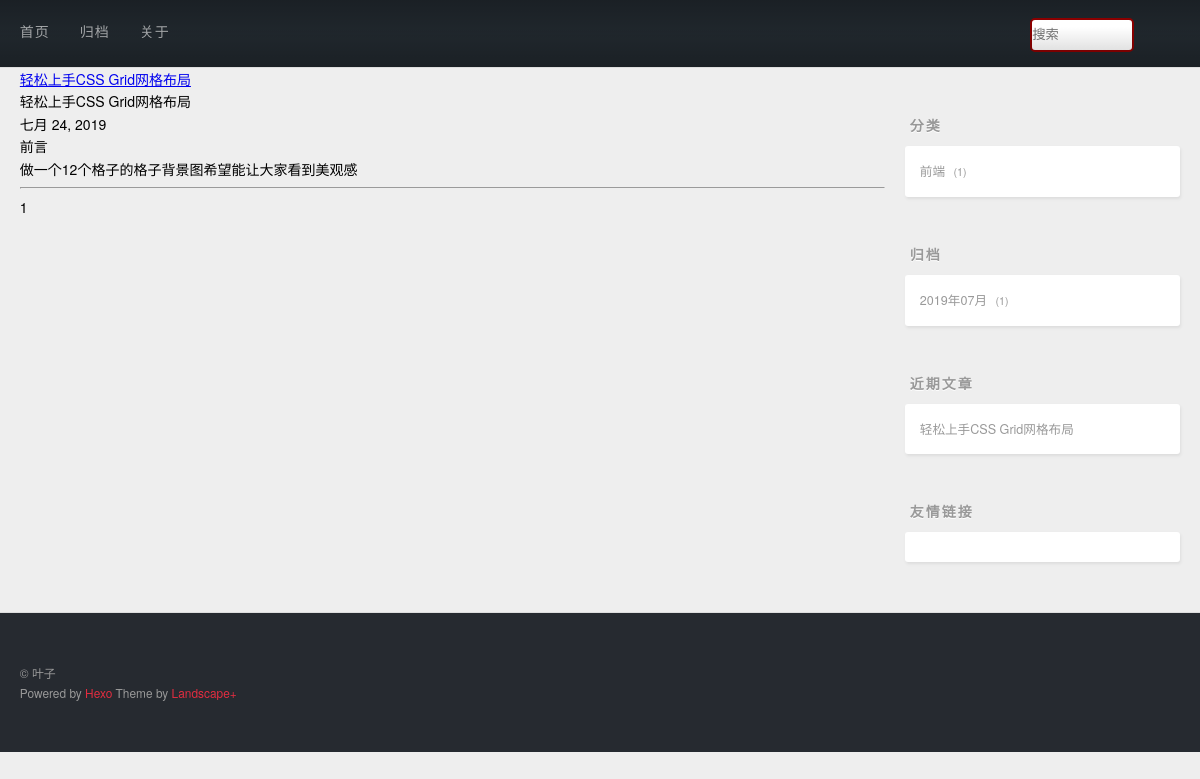
The app's page /, older data.
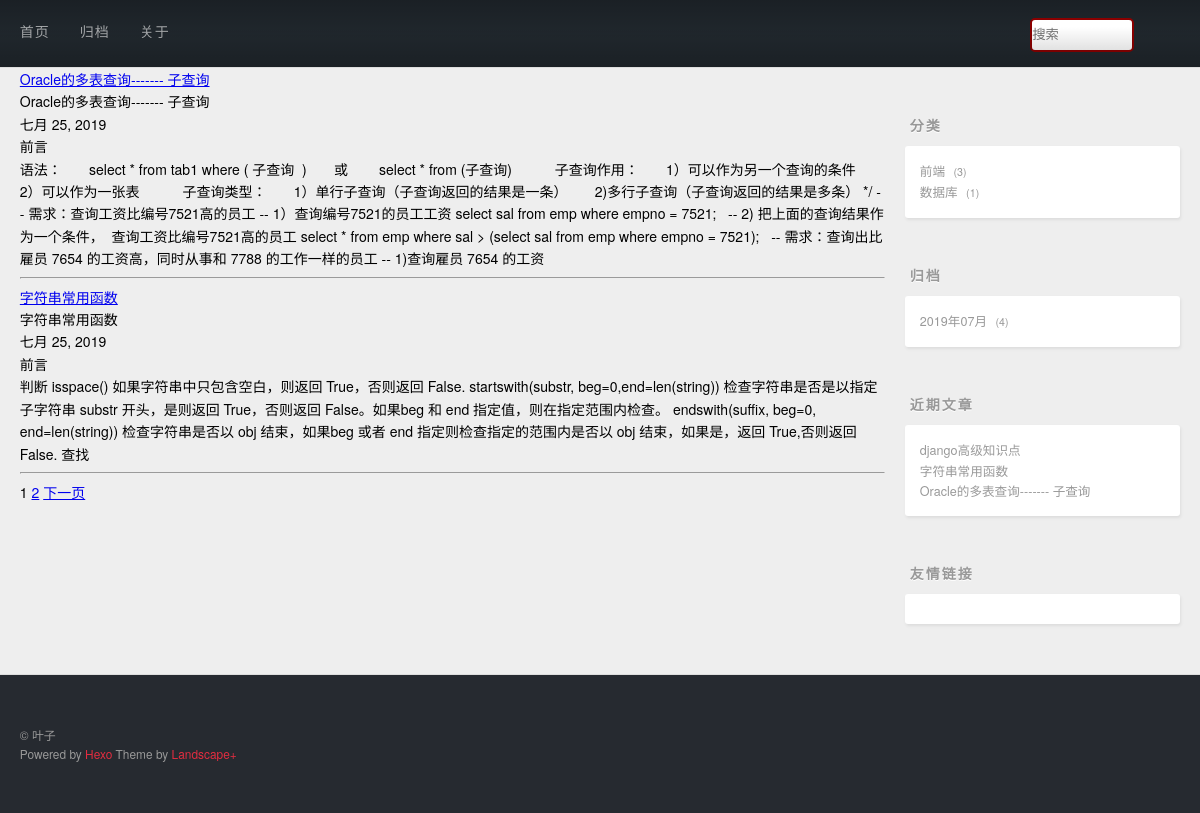
The same page, newer data.
### post/models.py (models this page shows, shortened)
class Post(models.Model):
    title = models.CharField(max_length=128,unique=True)
    desc = models.TextField()
    content = models.TextField()
    created = models.DateField(auto_now_add=True)
    modified = models.DateField(auto_now_add=True)
    category = models.ForeignKey(Category,on_delete=models.CASCADE)
    tags = models.ManyToManyField(Tags)
    class Meta:
        db_table = 't_post'
        verbose_name_plural = '帖子'

### post/views.py (the view)
# urls.py: url('^$', views.index),
def index(request,pageno=1):
    postList = Post.objects.all().order_by('-created')
    p=Paginator(postList,2)
    page = p.page(pageno)
    return render(request,'index.html',{'page':page,'pageRange':p.page_range})

### post/countextprocessors.py (called while the page is built)
def getrightinfo(request):
    from django.db.models import Count
    cate_posts = Post.objects.values('category__cname','category').annotate(count=Count('*')).order_by('-count')
    from django.db import connection
    cursor=connection.cursor()
    arc_posts = cursor.execute("select created,count('*') as count from t_post group by strftime('%Y-%m',created) order by count desc")
    recent_posts = Post.objects.order_by('-id')[:3]
    return {'cate_posts':cate_posts,'recent_posts':recent_posts,'arc_posts':arc_posts}

### templates/index.html (shortened to what this page needs)
{% extends 'base.html' %}
{% block main %}
    {% for post in page %}
        <div class="post">
            <div>
                <a href="/post/{{ post.id }}">{{ post.title }}</a>
            </div>
            <div>{{ post.title }}</div>
            <div>{{ post.created }}</div>
            <div><h4>前言</h4>{{ post.desc }}</div>
        </div>
        <hr>
    {% endfor %}
    <div>
        <ul>
            {% for i in pageRange  %}
                {% if i == page.number %}
                {{ i }}
                {% else %}
                <a href="/page/{{ i }}/">{{ i }}</a>
                {% endif %}
            {% endfor %}
            {% if page.has_next %}
                <a href="/page/{{ page.next_page_number }}">下一页</a>
            {% endif %}
        </ul>
    </div>
{% endblock %}

### templates/base.html (shortened to what this page needs)
{% load staticfiles %}
<!DOCTYPE html>
<html lang="en">
<head>
    <link rel="stylesheet" type="text/css" href="{% static 'css/style.css' %}">
</head>
<body>
    <div id="container">
        <div id="wrap">
            {% include 'header.html' %}
            <div class="outer">
                <div id="main">
                    {% block main %}
                    {% endblock main %}
                </div>
                {% include 'right.html' %}
            </div>
            {% include 'footer.html' %}
        </div>
    </div>
</body>
</html>

### templates/header.html
<header id="header">
  <div id="banner"></div>
  <div id="header-outer" class="outer">
    <div id="header-inner" class="inner">
      <nav id="main-nav">
          <a class="main-nav-link" href="/">首页</a>
          <a class="main-nav-link" href="/archive/">归档</a>
          <a class="main-nav-link" href="/aboutme" target="_blank">关于</a>
      </nav>
        <div class="d1">
	  <form method="get" action="/search/">
	    <input type="text" name="q" placeholder="搜索">
	  </form>
	</div>
    </div>
  </div>
</header>

### templates/right.html (shortened to what this page needs)
<aside id="sidebar">
  <div class="widget-wrap">
    <h3 class="widget-title">分类</h3>
    <div class="widget">
      <ul class="category-list">
          {% for cate_post in cate_posts %}
            <li class="category-list-item">
              <a class="category-list-link" href="/category/{{ cate_post.category }}/">{{ cate_post.category__cname }}</a>
              <span class="category-list-count">{{ cate_post.count }}</span>
            </li>
          {% endfor %}
      </ul>
      </div>
  </div>
  <div class="widget-wrap">
    <h3 class="widget-title">归档</h3>
    <div class="widget">
      <ul class="archive-list">
            {% for ap in arc_posts %}
            <li class="archive-list-item">
                <a class="archive-list-link" href="/archive/{{ ap.0|date:'Y' }}/{{ ap.0|date:'m' }}/">{{ ap.0|date:'Y年m月' }} </a>
                <span class="archive-list-count">{{ ap.1 }}</span>
            </li>
          {% endfor %}
      </ul>
    </div>
  </div>
  <div class="widget-wrap">
    <h3 class="widget-title">近期文章</h3>
    <div class="widget">
      <ul>
            {% for rp in recent_posts %}
                <li>
                    <a href="/post/{{ rp.id }}/" target="_blank">{{ rp.title }}</a>
                </li>
            {% endfor %}
      </ul>
    </div>
  </div>
  <div class="widget-wrap">
    <h3 class="widget-title">友情链接</h3>
    <div class="widget">
    </div>
  </div>
</aside>

### templates/footer.html
<footer id="footer">
  <div class="outer">
    <div id="footer-info" class="inner">
      © 叶子<br>
      Powered by <a href="http://zespia.tw/hexo/" target="_blank">Hexo</a>
      Theme by <a href="https://github.com/xiangming/landscape-plus" target="_blank">Landscape+</a>
    </div>
  </div>
</footer>

### templates/base.html (style rules this page uses)
form { position: relative; width: 150px; margin: 0 auto; }
.d1 { float: right; line-height: 67px; }
.d1 input { width: 100px; height: 30px; border: 2px solid darkred; border-radius: 5px; outline: none; background: white; color: #1e242a; }

Row changes from the older to the newer data that the page shows:
no longer on this page (row edited): Post: title "轻松上手CSS Grid网格布局", created "七月 24, 2019", desc "做一个12个格子的格子背景图希望能让大家看到美观感"
added Post: title "Oracle的多表查询------- 子查询", created "七月 25, 2019", desc "语法： select * from tab1 where ( 子查询 ) 或 select * from (子查询) 子查询作用： 1）可以作为另一个查询的条件 2）可以作为一张表 子查询类型： 1）单行子查询（子查询返回的结果是一条） 2)多行子查询（子查询返回的结果是多条） */ -- 需求：查询工资比编号7521高的员工 -- 1）查询编号7521的员工工资 select sal from emp where empno = 7521; -- 2) 把上面的查询结果作为一个条件， 查询工资比编号7521高的员工 select * from emp where sal > (select sal from emp where empno = 7521); -- 需求：查询出比雇员 7654 的工资高，同时从事和 7788 的工作一样的员工 -- 1)查询雇员 7654 的工资"
added Post: title "字符串常用函数", created "七月 25, 2019", desc "判断 isspace() 如果字符串中只包含空白，则返回 True，否则返回 False. startswith(substr, beg=0,end=len(string)) 检查字符串是否是以指定子字符串 substr 开头，是则返回 True，否则返回 False。如果beg 和 end 指定值，则在指定范围内检查。 endswith(suffix, beg=0, end=len(string)) 检查字符串是否以 obj 结束，如果beg 或者 end 指定则检查指定的范围内是否以 obj 结束，如果是，返回 True,否则返回 False. 查找"
added Post: title "django高级知识点", shown under "近期文章"
Text that changed along with them:
new list line: "2"
text now shown: "下一页"
new list line: "前端 3"
new list line: "数据库 1"
new list line: "2019年07月 4"
list line gone: "前端 1"
list line gone: "2019年07月 1"
